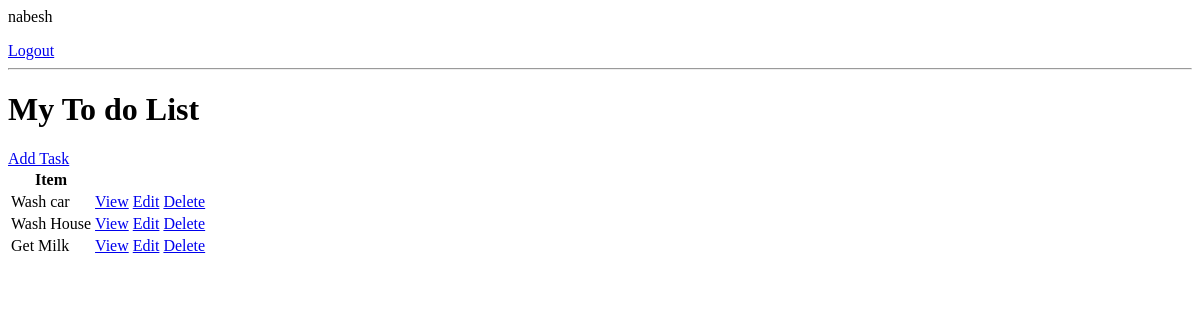
Page / (signed in) on the earlier database version.
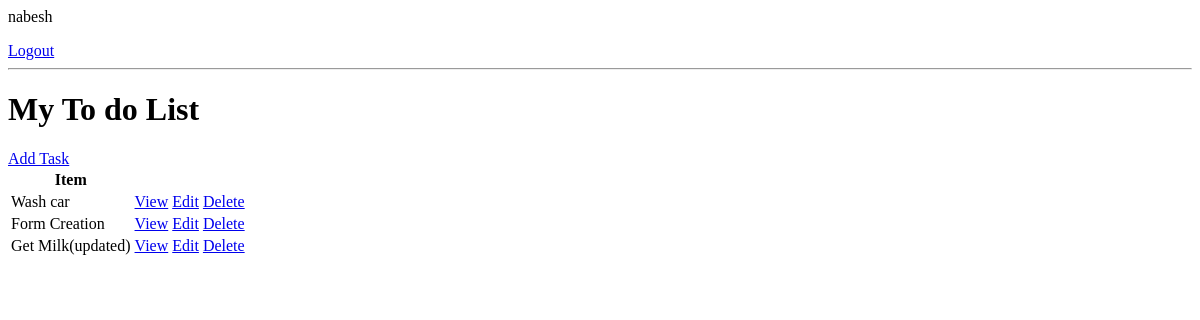
Same page on the later database version.
### base/models.py (models this page shows, shortened)
class Task(models.Model):
    user = models.ForeignKey(User, on_delete= models.CASCADE, null=False, blank=False)
    title = models.CharField(max_length = 255, null = False, blank = False)
    description = models.TextField(null = True, blank = True)
    complete = models.BooleanField(default = False)
    created = models.DateTimeField(auto_now_add=True)
    class Meta:
        ordering = ['complete']

### base/views.py (the view)
# urls.py: path('', TaskList.as_view(), name='tasks'),
class TaskList(LoginRequiredMixin, ListView):
    model = Task
    context_object_name = 'tasks'
    def get_context_data(self, **kwargs):
        context = super().get_context_data(**kwargs)
        context ['tasks'] = context ['tasks'].filter(user = self.request.user)
        context ['count'] = context ['tasks'].filter(complete = False).count()
        return context

### templates/base/task_list.html
{% if request.user.is_authenticated %}
<p>{{request.user}}</p>
<a href="{% url 'logout' %}">Logout</a> {% else %}
<a href="{% url 'login' %}">Login</a> {% endif %}
<hr>
<h1>My To do List</h1>
<a href="{% url 'task-create' %}">Add Task</a>
<table>
    <tr>
        <th>Item</th>
        <th></th>
        <th></th>
    </tr>
    {% for task in tasks %}
    <tr>
        <td>{{task.title}}</td>
        <td>
            <a href="{% url 'task' task.id %}">View</a>
            <a href="{% url 'task-update' task.id %}">Edit</a>
            <a href="{% url 'task-delete' task.id %}">Delete</a>
        </td>
    </tr>
    {% empty %}
    <h3>No items in list</h3> {% endfor %}
</table>

Differences in the rows shown:
removed Task: title "Wash House"
added Task: title "Form Creation"
changed Task: title "Get Milk" → "Get Milk(updated)"
